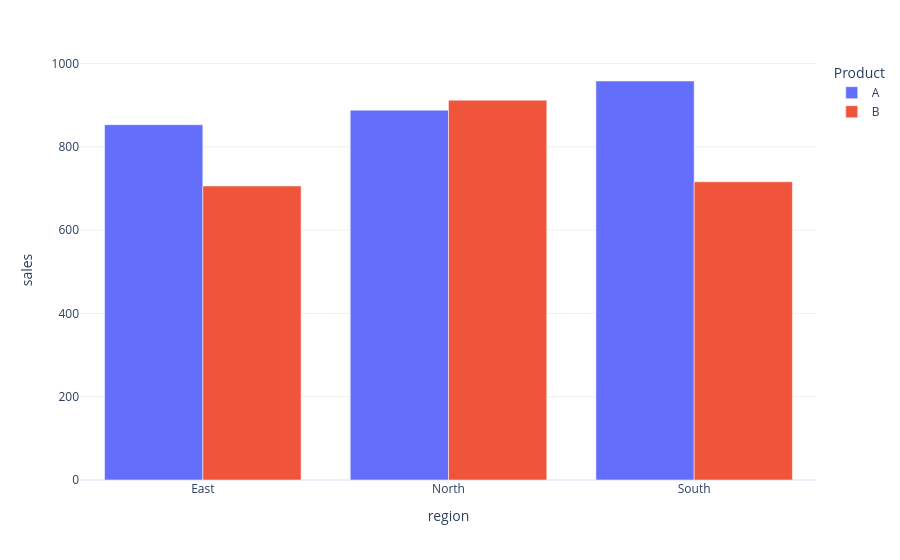

The notebook cell this image was saved under:
### Code cell
fig  = px.bar(
    data_frame = region_product_sales,
    x = 'region',
    y = 'sales',
    color = 'product',
    orientation = 'v',
    barmode = 'group' 

)

fig.update_layout(
    # x
    # y
    legend_title  = 'Product'
)

### Figure 1 — Plotly figure (JSON) as saved in the notebook; plotly's stock layout.template omitted (floating-point values rounded to 4 significant figures)
{"data": [{"alignmentgroup": "True", "hovertemplate": "product=A<br>region=%{x}<br>sales=%{y}<extra></extra>", "legendgroup": "A", "marker": {"color": "#636efa", "pattern": {"shape": ""}}, "name": "A", "offsetgroup": "A", "orientation": "v", "showlegend": true, "textposition": "auto", "type": "bar", "x": ["East", "North", "South"], "xaxis": "x", "y": [853, 888, 958], "yaxis": "y"}, {"alignmentgroup": "True", "hovertemplate": "product=B<br>region=%{x}<br>sales=%{y}<extra></extra>", "legendgroup": "B", "marker": {"color": "#EF553B", "pattern": {"shape": ""}}, "name": "B", "offsetgroup": "B", "orientation": "v", "showlegend": true, "textposition": "auto", "type": "bar", "x": ["East", "North", "South"], "xaxis": "x", "y": [706, 912, 716], "yaxis": "y"}], "layout": {"barmode": "group", "legend": {"title": {"text": "Product"}, "tracegroupgap": 0}, "margin": {"t": 60}, "xaxis": {"anchor": "y", "domain": [0, 1], "title": {"text": "region"}}, "yaxis": {"anchor": "x", "domain": [0, 1], "title": {"text": "sales"}}}}
